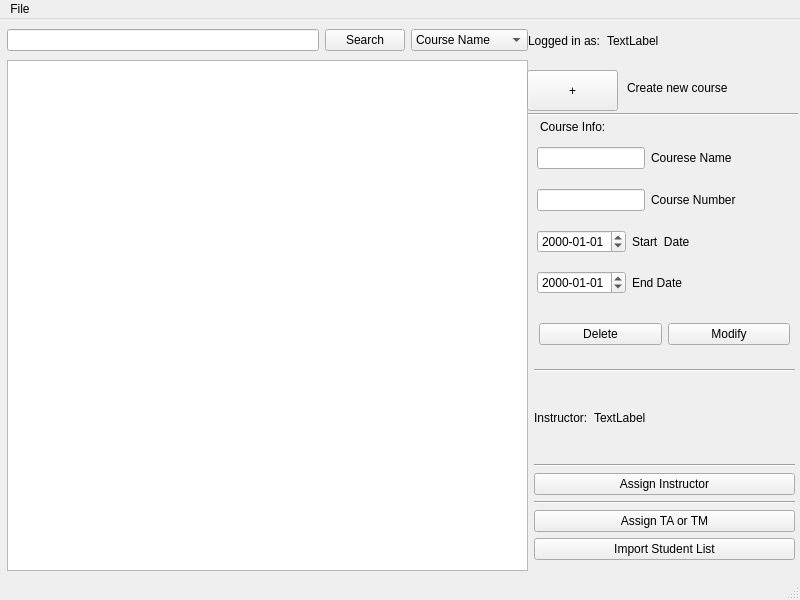
<?xml version="1.0" encoding="UTF-8"?>
<ui version="4.0">
 <class>AdminAssistentView</class>
 <widget class="QMainWindow" name="AdminAssistentView">
  <property name="geometry">
   <rect>
    <x>0</x>
    <y>0</y>
    <width>800</width>
    <height>600</height>
   </rect>
  </property>
  <property name="windowTitle">
   <string>MainWindow</string>
  </property>
  <widget class="QWidget" name="centralwidget">
   <widget class="QLabel" name="label_3">
    <property name="geometry">
     <rect>
      <x>627</x>
      <y>61</y>
      <width>141</width>
      <height>16</height>
     </rect>
    </property>
    <property name="text">
     <string>Create new course</string>
    </property>
   </widget>
   <widget class="Line" name="line">
    <property name="geometry">
     <rect>
      <x>527</x>
      <y>87</y>
      <width>271</width>
      <height>16</height>
     </rect>
    </property>
    <property name="orientation">
     <enum>Qt::Horizontal</enum>
    </property>
   </widget>
   <widget class="QWidget" name="horizontalLayoutWidget">
    <property name="geometry">
     <rect>
      <x>7</x>
      <y>1</y>
      <width>521</width>
      <height>41</height>
     </rect>
    </property>
    <layout class="QHBoxLayout" name="horizontalLayout">
     <item>
      <widget class="QLineEdit" name="lineEdit_searchField"/>
     </item>
     <item>
      <widget class="QPushButton" name="pushButton">
       <property name="text">
        <string>Search</string>
       </property>
      </widget>
     </item>
     <item>
      <widget class="QComboBox" name="comboBox">
       <item>
        <property name="text">
         <string>Course Name</string>
        </property>
       </item>
       <item>
        <property name="text">
         <string>Course Number</string>
        </property>
       </item>
       <item>
        <property name="text">
         <string>Professor ID</string>
        </property>
       </item>
      </widget>
     </item>
    </layout>
   </widget>
   <widget class="QWidget" name="horizontalLayoutWidget_2">
    <property name="geometry">
     <rect>
      <x>528</x>
      <y>1</y>
      <width>271</width>
      <height>41</height>
     </rect>
    </property>
    <layout class="QHBoxLayout" name="horizontalLayout_2">
     <item>
      <widget class="QLabel" name="label">
       <property name="text">
        <string>Logged in as:</string>
       </property>
      </widget>
     </item>
     <item>
      <widget class="QLabel" name="label_userAccountName">
       <property name="text">
        <string>TextLabel</string>
       </property>
      </widget>
     </item>
     <item>
      <spacer name="horizontalSpacer">
       <property name="orientation">
        <enum>Qt::Horizontal</enum>
       </property>
       <property name="sizeHint" stdset="0">
        <size>
         <width>40</width>
         <height>20</height>
        </size>
       </property>
      </spacer>
     </item>
    </layout>
   </widget>
   <widget class="QWidget" name="verticalLayoutWidget">
    <property name="geometry">
     <rect>
      <x>537</x>
      <y>121</y>
      <width>251</width>
      <height>161</height>
     </rect>
    </property>
    <layout class="QVBoxLayout" name="verticalLayout">
     <item>
      <layout class="QHBoxLayout" name="horizontalLayout_3">
       <item>
        <widget class="QLineEdit" name="lineEdit_coursename"/>
       </item>
       <item>
        <widget class="QLabel" name="label_2">
         <property name="text">
          <string>Courese Name</string>
         </property>
        </widget>
       </item>
       <item>
        <spacer name="horizontalSpacer_5">
         <property name="orientation">
          <enum>Qt::Horizontal</enum>
         </property>
         <property name="sizeHint" stdset="0">
          <size>
           <width>40</width>
           <height>20</height>
          </size>
         </property>
        </spacer>
       </item>
      </layout>
     </item>
     <item>
      <layout class="QHBoxLayout" name="horizontalLayout_7">
       <item>
        <widget class="QLineEdit" name="lineEdit_coursenumber"/>
       </item>
       <item>
        <widget class="QLabel" name="label_4">
         <property name="text">
          <string>Course Number</string>
         </property>
        </widget>
       </item>
       <item>
        <spacer name="horizontalSpacer_4">
         <property name="orientation">
          <enum>Qt::Horizontal</enum>
         </property>
         <property name="sizeHint" stdset="0">
          <size>
           <width>40</width>
           <height>20</height>
          </size>
         </property>
        </spacer>
       </item>
      </layout>
     </item>
     <item>
      <layout class="QHBoxLayout" name="horizontalLayout_6">
       <item>
        <widget class="QDateEdit" name="dateEdit_startDate">
         <property name="displayFormat">
          <string>yyyy-MM-dd</string>
         </property>
        </widget>
       </item>
       <item>
        <widget class="QLabel" name="label_5">
         <property name="text">
          <string>Start  Date</string>
         </property>
        </widget>
       </item>
       <item>
        <spacer name="horizontalSpacer_3">
         <property name="orientation">
          <enum>Qt::Horizontal</enum>
         </property>
         <property name="sizeHint" stdset="0">
          <size>
           <width>40</width>
           <height>20</height>
          </size>
         </property>
        </spacer>
       </item>
      </layout>
     </item>
     <item>
      <layout class="QHBoxLayout" name="horizontalLayout_5">
       <item>
        <widget class="QDateEdit" name="dateEdit_endDate">
         <property name="displayFormat">
          <string>yyyy-MM-dd</string>
         </property>
        </widget>
       </item>
       <item>
        <widget class="QLabel" name="label_6">
         <property name="text">
          <string>End Date</string>
         </property>
        </widget>
       </item>
       <item>
        <spacer name="horizontalSpacer_2">
         <property name="orientation">
          <enum>Qt::Horizontal</enum>
         </property>
         <property name="sizeHint" stdset="0">
          <size>
           <width>40</width>
           <height>20</height>
          </size>
         </property>
        </spacer>
       </item>
      </layout>
     </item>
    </layout>
   </widget>
   <widget class="QTableView" name="tableView_Course">
    <property name="geometry">
     <rect>
      <x>7</x>
      <y>41</y>
      <width>521</width>
      <height>511</height>
     </rect>
    </property>
   </widget>
   <widget class="QPushButton" name="pushButton_createCourse">
    <property name="geometry">
     <rect>
      <x>527</x>
      <y>51</y>
      <width>91</width>
      <height>41</height>
     </rect>
    </property>
    <property name="text">
     <string>+</string>
    </property>
   </widget>
   <widget class="QWidget" name="horizontalLayoutWidget_3">
    <property name="geometry">
     <rect>
      <x>539</x>
      <y>290</y>
      <width>251</width>
      <height>51</height>
     </rect>
    </property>
    <layout class="QHBoxLayout" name="horizontalLayout_4">
     <item>
      <widget class="QPushButton" name="pushButton_deleteCourse">
       <property name="text">
        <string>Delete</string>
       </property>
      </widget>
     </item>
     <item>
      <widget class="QPushButton" name="pushButton_modifyCourse">
       <property name="text">
        <string>Modify</string>
       </property>
      </widget>
     </item>
    </layout>
   </widget>
   <widget class="QLabel" name="label_7">
    <property name="geometry">
     <rect>
      <x>540</x>
      <y>100</y>
      <width>111</width>
      <height>16</height>
     </rect>
    </property>
    <property name="text">
     <string>Course Info:</string>
    </property>
   </widget>
   <widget class="QWidget" name="layoutWidget">
    <property name="geometry">
     <rect>
      <x>534</x>
      <y>350</y>
      <width>261</width>
      <height>191</height>
     </rect>
    </property>
    <layout class="QVBoxLayout" name="verticalLayout_2">
     <item>
      <widget class="Line" name="line_2">
       <property name="orientation">
        <enum>Qt::Horizontal</enum>
       </property>
      </widget>
     </item>
     <item>
      <layout class="QHBoxLayout" name="horizontalLayout_8">
       <item>
        <widget class="QLabel" name="label_9">
         <property name="text">
          <string>Instructor:</string>
         </property>
        </widget>
       </item>
       <item>
        <widget class="QLabel" name="label_courseInstructorName">
         <property name="text">
          <string>TextLabel</string>
         </property>
        </widget>
       </item>
       <item>
        <spacer name="horizontalSpacer_6">
         <property name="orientation">
          <enum>Qt::Horizontal</enum>
         </property>
         <property name="sizeHint" stdset="0">
          <size>
           <width>40</width>
           <height>20</height>
          </size>
         </property>
        </spacer>
       </item>
      </layout>
     </item>
     <item>
      <widget class="Line" name="line_4">
       <property name="orientation">
        <enum>Qt::Horizontal</enum>
       </property>
      </widget>
     </item>
     <item>
      <widget class="QPushButton" name="pushButton_assignInstructor">
       <property name="text">
        <string>Assign Instructor</string>
       </property>
      </widget>
     </item>
     <item>
      <widget class="Line" name="line_3">
       <property name="orientation">
        <enum>Qt::Horizontal</enum>
       </property>
      </widget>
     </item>
     <item>
      <widget class="QPushButton" name="pushButton_assignTA">
       <property name="text">
        <string>Assign TA or TM</string>
       </property>
      </widget>
     </item>
     <item>
      <widget class="QPushButton" name="pushButton_importStudentList">
       <property name="text">
        <string>Import Student List</string>
       </property>
      </widget>
     </item>
    </layout>
   </widget>
  </widget>
  <widget class="QMenuBar" name="menubar">
   <property name="geometry">
    <rect>
     <x>0</x>
     <y>0</y>
     <width>800</width>
     <height>21</height>
    </rect>
   </property>
   <widget class="QMenu" name="menuFile">
    <property name="title">
     <string>File</string>
    </property>
    <addaction name="actionLogOut"/>
   </widget>
   <addaction name="menuFile"/>
  </widget>
  <widget class="QStatusBar" name="statusbar"/>
  <action name="actionLogOut">
   <property name="text">
    <string>Log out</string>
   </property>
  </action>
 </widget>
 <tabstops>
  <tabstop>lineEdit_searchField</tabstop>
  <tabstop>pushButton</tabstop>
  <tabstop>comboBox</tabstop>
  <tabstop>pushButton_createCourse</tabstop>
  <tabstop>lineEdit_coursename</tabstop>
  <tabstop>lineEdit_coursenumber</tabstop>
  <tabstop>dateEdit_startDate</tabstop>
  <tabstop>dateEdit_endDate</tabstop>
  <tabstop>pushButton_deleteCourse</tabstop>
  <tabstop>pushButton_modifyCourse</tabstop>
  <tabstop>pushButton_assignInstructor</tabstop>
  <tabstop>pushButton_assignTA</tabstop>
  <tabstop>pushButton_importStudentList</tabstop>
  <tabstop>tableView_Course</tabstop>
 </tabstops>
 <resources/>
 <connections/>
</ui>
